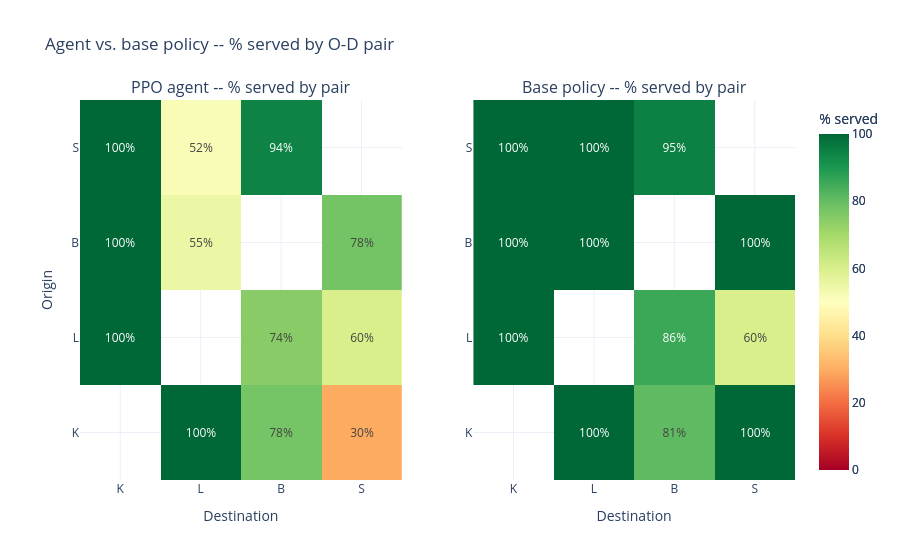

Notebook code cell kept with this figure:
### Markdown cell above
## Graficas comparativas

### Code cell
from plotly.subplots import make_subplots

fig_a = viz.graficar_heatmap_cumplimiento(corrida_agente)
fig_b = viz.graficar_heatmap_cumplimiento(corrida_base)

fig = make_subplots(rows=1, cols=2, subplot_titles=["PPO agent -- % served by pair", "Base policy -- % served by pair"])
fig.add_trace(fig_a.data[0], row=1, col=1)
fig.add_trace(fig_b.data[0], row=1, col=2)
fig.update_xaxes(title_text="Destination", row=1, col=1)
fig.update_xaxes(title_text="Destination", row=1, col=2)
fig.update_yaxes(title_text="Origin", row=1, col=1)
fig.update_layout(title="Agent vs. base policy -- % served by O-D pair", template="plotly_white")
fig.write_html(OUT_DIR / "heatmaps_comparados.html")
fig.show()

### Figure 1 — Plotly figure (JSON) as saved in the notebook; plotly's stock layout.template omitted (floating-point values rounded to 4 significant figures)
{"data": [{"colorbar": {"title": {"text": "% served"}}, "colorscale": [[0, "rgb(165,0,38)"], [0.1, "rgb(215,48,39)"], [0.2, "rgb(244,109,67)"], [0.3, "rgb(253,174,97)"], [0.4, "rgb(254,224,139)"], [0.5, "rgb(255,255,191)"], [0.6, "rgb(217,239,139)"], [0.7, "rgb(166,217,106)"], [0.8, "rgb(102,189,99)"], [0.9, "rgb(26,152,80)"], [1, "rgb(0,104,55)"]], "hovertemplate": "origin %{y} -> destination %{x}<br>%{z:.1f}% served<extra></extra>", "text": [["", "100%", "78%", "30%"], ["100%", "", "74%", "60%"], ["100%", "55%", "", "78%"], ["100%", "52%", "94%", ""]], "texttemplate": "%{text}", "type": "heatmap", "x": ["K", "L", "B", "S"], "xaxis": "x", "y": ["K", "L", "B", "S"], "yaxis": "y", "z": [[NaN, 100.0, 77.64, 29.55], [100.0, NaN, 74.49, 60.0], [100.0, 55.0, NaN, 77.78], [100.0, 51.61, 94.41, NaN]], "zmax": 100, "zmin": 0}, {"colorbar": {"title": {"text": "% served"}}, "colorscale": [[0, "rgb(165,0,38)"], [0.1, "rgb(215,48,39)"], [0.2, "rgb(244,109,67)"], [0.3, "rgb(253,174,97)"], [0.4, "rgb(254,224,139)"], [0.5, "rgb(255,255,191)"], [0.6, "rgb(217,239,139)"], [0.7, "rgb(166,217,106)"], [0.8, "rgb(102,189,99)"], [0.9, "rgb(26,152,80)"], [1, "rgb(0,104,55)"]], "hovertemplate": "origin %{y} -> destination %{x}<br>%{z:.1f}% served<extra></extra>", "text": [["", "100%", "81%", "100%"], ["100%", "", "86%", "60%"], ["100%", "100%", "", "100%"], ["100%", "100%", "95%", ""]], "texttemplate": "%{text}", "type": "heatmap", "x": ["K", "L", "B", "S"], "xaxis": "x2", "y": ["K", "L", "B", "S"], "yaxis": "y2", "z": [[NaN, 100.0, 80.83, 100.0], [100.0, NaN, 85.71, 60.0], [100.0, 100.0, NaN, 100.0], [100.0, 100.0, 95.03, NaN]], "zmax": 100, "zmin": 0}], "layout": {"annotations": [{"font": {"size": 16}, "showarrow": false, "text": "PPO agent -- % served by pair", "x": 0.225, "xanchor": "center", "xref": "paper", "y": 1, "yanchor": "bottom", "yref": "paper"}, {"font": {"size": 16}, "showarrow": false, "text": "Base policy -- % served by pair", "x": 0.775, "xanchor": "center", "xref": "paper", "y": 1, "yanchor": "bottom", "yref": "paper"}], "title": {"text": "Agent vs. base policy -- % served by O-D pair"}, "xaxis": {"anchor": "y", "domain": [0, 0.45], "title": {"text": "Destination"}}, "xaxis2": {"anchor": "y2", "domain": [0.55, 1], "title": {"text": "Destination"}}, "yaxis": {"anchor": "x", "domain": [0, 1], "title": {"text": "Origin"}}, "yaxis2": {"anchor": "x2", "domain": [0, 1]}}}
